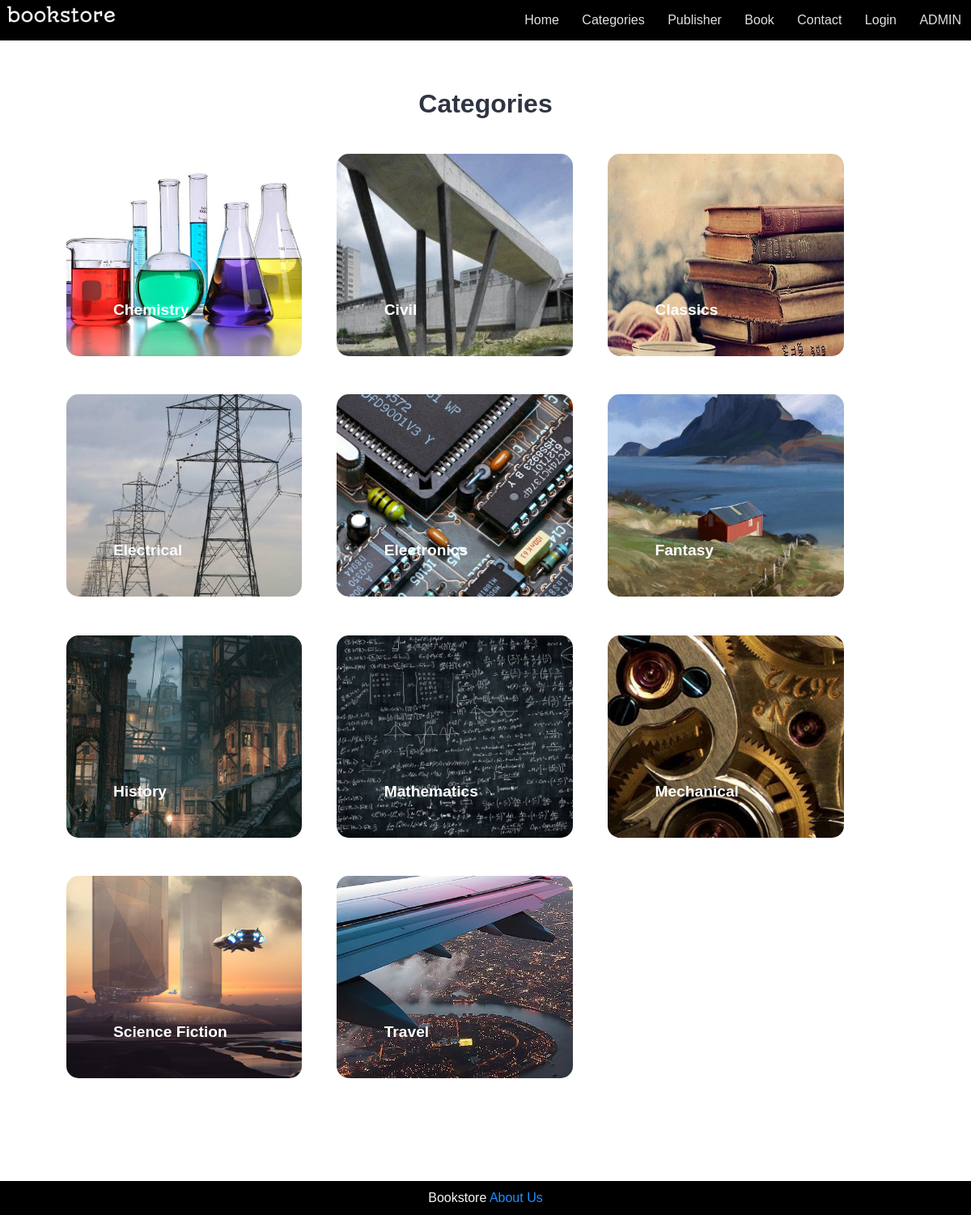
/categories.php, run on the app's committed database.
### tables this page shows
CREATE TABLE `tbl_category` (
  `id` int(10) UNSIGNED NOT NULL,
  `title` varchar(100) NOT NULL,
  `image_name` varchar(255) NOT NULL,
  `featured` varchar(10) NOT NULL,
  `active` varchar(10) NOT NULL
);

### categories.php (the view, shortened to what this page needs)
<?php
    include('partials-front/menu.php');
?>
    <section class="categories">
        <div class="container">
            <h2 class="text-center">Categories</h2>
            <?php
                $sql = "SELECT * FROM tbl_category WHERE active='Yes' ORDER BY title";
                $res = mysqli_query($conn, $sql);
                $count = mysqli_num_rows($res);
                if($count>0)
                {
                    while($row = mysqli_fetch_assoc($res))
                    {
                        $id = $row['id'];
                        $title = $row['title'];
                        $image_name = $row['image_name'];
                        ?>
                            <a href="<?php SITEURL;?>category-book.php?category_id=<?php echo $id;?>">
                                <div class="box-3 float-container">
                                <?php
                                    if($image_name=="")
                                    {
                                        echo "<div class = 'error'> Image not available</div>";
                                    }
                                    else
                                    {
                                        ?>
                                            <img src="<?php echo SITEURL; ?>images/category/<?php echo $image_name; ?>" alt="category" class="img-category img-curve">
                                        <?php
                                    }
                                ?>
                                    <h3 class="float-text text-white"><?php echo $title;?></h3>
                                </div>
                            </a>
                        <?php
                    }
                }
                else
                {
                       echo "<div class = 'error'> Category not found</div>";
                }
            ?>
        </div>
    </section>
<?php
    include('partials-front/footer.php');
?>

### css/style.css (style rules this page uses)
* { margin: 0 0; padding: 0 0; font-family: Arial, Helvetica, sans-serif; }
.container { width: 90%; margin: 0 auto; padding: 1%; }
.img-curve { border-radius: 15px; }
.img-category { width: 100%; height: 250px; object-fit: cover; }
.text-center { text-align: center; }
.text-white { color: white; }
a { color: #3c6382; text-decoration: none; }
h2 { color: #2f3542; font-size: 2rem; margin-bottom: 2%; }
h3 { font-size: 1.5rem; }
.float-container { position: relative; }
.float-text { position: absolute; bottom: 50px; left: 20%; font-size: larger; font-weight: bold; }
.categories { padding: 4% 0; }
.box-3 { width: 27%; float:left; margin: 2%; }

### data on the page
tbl_category: image_name (picture), title "Chemistry"
tbl_category: image_name (picture), title "Civil"
tbl_category: image_name (picture), title "Classics"
tbl_category: image_name (picture), title "Electrical"
tbl_category: image_name (picture), title "Electronics"
tbl_category: image_name (picture), title "Fantasy"
tbl_category: image_name (picture), title "History"
tbl_category: image_name (picture), title "Mathematics"
tbl_category: image_name (picture), title "Mechanical"
tbl_category: image_name (picture), title "Science Fiction"
tbl_category: image_name (picture), title "Travel"
